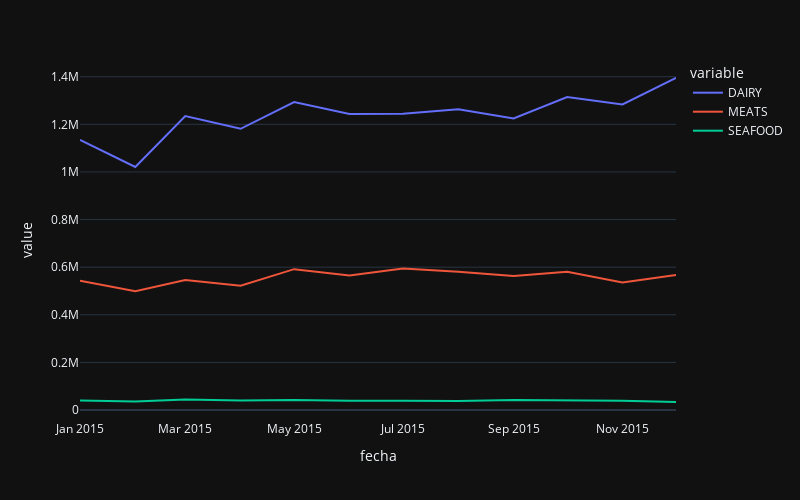

Notebook code cell kept with this figure:
### Code cell
import pandas as pd
import matplotlib.pyplot as plt


df = pd.read_csv("../../../data/tiendas_procesado.csv", index_col="fecha")
df

plt.rcParams["figure.figsize"] = (15, 3)
plt.style.use("bmh")

# ax = df.plot.line(figsize=(10, 5))

# ax.xaxis.grid(color='g', linestyle='-', linewidth=0.5)
# ax.yaxis.grid(color='b', linestyle='--', linewidth=0.5)

import seaborn as sns

plt.figure(figsize=(10, 5))

sns.set_style("ticks")
sns.set_theme("paper")

plt.grid(
    visible=False,
    axis='x'
)

bx = sns.lineplot(data=df)

import plotly.express as px

fig = px.line(
    df, width=800,
    height=500,
    template='plotly_dark'
)

fig.update_xaxes(showgrid=False)
fig.update_yaxes()

### Figure 1 — Plotly figure (JSON) as saved in the notebook; plotly's stock layout.template omitted (floating-point values rounded to 4 significant figures)
{"data": [{"hovertemplate": "variable=DAIRY<br>fecha=%{x}<br>value=%{y}<extra></extra>", "legendgroup": "DAIRY", "line": {"color": "#636efa", "dash": "solid"}, "marker": {"symbol": "circle"}, "mode": "lines", "name": "DAIRY", "orientation": "v", "showlegend": true, "x": ["2015-01", "2015-02", "2015-03", "2015-04", "2015-05", "2015-06", "2015-07", "2015-08", "2015-09", "2015-10", "2015-11", "2015-12"], "xaxis": "x", "y": [1134521, 1020747, 1234851, 1181180, 1293308, 1243588, 1244815, 1263428, 1224619, 1314827, 1283672, 1394582], "yaxis": "y", "type": "scatter"}, {"hovertemplate": "variable=MEATS<br>fecha=%{x}<br>value=%{y}<extra></extra>", "legendgroup": "MEATS", "line": {"color": "#EF553B", "dash": "solid"}, "marker": {"symbol": "circle"}, "mode": "lines", "name": "MEATS", "orientation": "v", "showlegend": true, "x": ["2015-01", "2015-02", "2015-03", "2015-04", "2015-05", "2015-06", "2015-07", "2015-08", "2015-09", "2015-10", "2015-11", "2015-12"], "xaxis": "x", "y": [543100.0, 498700.0, 546500.0, 522300.0, 591700.0, 565000.0, 594900.0, 581200.0, 562700.0, 580800.0, 535900.0, 567400.0], "yaxis": "y", "type": "scatter"}, {"hovertemplate": "variable=SEAFOOD<br>fecha=%{x}<br>value=%{y}<extra></extra>", "legendgroup": "SEAFOOD", "line": {"color": "#00cc96", "dash": "solid"}, "marker": {"symbol": "circle"}, "mode": "lines", "name": "SEAFOOD", "orientation": "v", "showlegend": true, "x": ["2015-01", "2015-02", "2015-03", "2015-04", "2015-05", "2015-06", "2015-07", "2015-08", "2015-09", "2015-10", "2015-11", "2015-12"], "xaxis": "x", "y": [40470.0, 36070.0, 43810.0, 39980.0, 42510.0, 38780.0, 38540.0, 37770.0, 41910.0, 41420.0, 38820.0, 33730.0], "yaxis": "y", "type": "scatter"}], "layout": {"xaxis": {"anchor": "y", "domain": [0, 1], "title": {"text": "fecha"}, "showgrid": false}, "yaxis": {"anchor": "x", "domain": [0, 1], "title": {"text": "value"}}, "legend": {"title": {"text": "variable"}, "tracegroupgap": 0}, "margin": {"t": 60}, "height": 500, "width": 800}}
